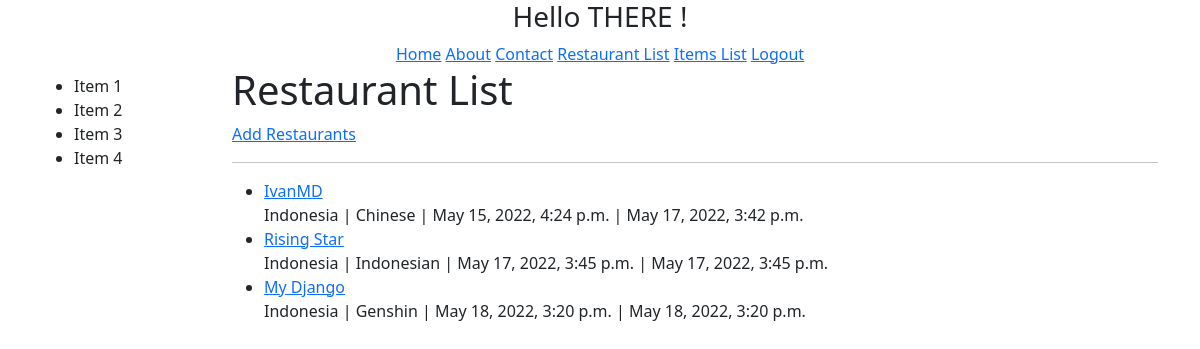
The page /restaurants/ (signed in) on the database its author committed.
### restaurants/models.py (models this page shows, shortened)
class RestaurantLocation(models.Model):
    owner = models.ForeignKey(User, on_delete=models.CASCADE, default=1)
    name = models.CharField(max_length=100)
    location = models.CharField(max_length=200, null=True, blank=True)
    category = models.CharField(max_length=200, null=True, blank=True, validators = [validate_category])
    timestamp = models.DateTimeField(auto_now_add=True)
    updated = models.DateTimeField(auto_now=True)
    my_date_field = models.DateField(auto_now=True)
    slug = models.SlugField(null=True, blank=True)
    objects = RestaurantLocationManager() # add Model.objects.all()
    def get_absolute_url(self):
        return reverse('restaurants:detail', kwargs={'slug': self.slug})

### restaurants/views.py (the view)
# urls.py: path('', RestaurantListView.as_view(), name='list'),
class RestaurantListView(LoginRequiredMixin, ListView):
    def get_queryset(self):
        print(self.kwargs)
        category = self.kwargs.get('category')
        if category:
            queryset =  RestaurantLocation.objects.filter(
                Q(category__iexact=category) |
                Q(category__icontains=category)
                )
        else :
            queryset = RestaurantLocation.objects.all()
        return queryset

### restaurants/models.py (called while the page is built)
    def get_queryset(self):
        return RestaurantLocationQuerySet(self.model, using=self._db)

### restaurants/templates/restaurants/restaurantlocation_list.html (shortened to what this page needs)
{% extends "base.html" %}
{% block content %}
    <h1>Restaurant List</h1>
    <a href="{% url 'restaurants:create' %}">Add Restaurants</a><br><hr>
    <ul>
        {% for obj in object_list %}
            <li>
                <a href="{{ obj.get_absolute_url }}" class="href">{{ obj.name }}</a>
                <br>{{ obj.location }} | {{ obj.category }} | {{ obj.timestamp }} | {{ obj.updated }}
            </li>
        {% endfor %}
    </ul>
{% endblock content %}

### rows shown on the page
RestaurantLocation: name "IvanMD", location "Indonesia", category "Chinese", timestamp "May 15, 2022, 4:24 p.m.", updated "May 17, 2022, 3:42 p.m."
RestaurantLocation: name "Rising Star", location "Indonesia", category "Indonesian", timestamp "May 17, 2022, 3:45 p.m.", updated "May 17, 2022, 3:45 p.m."
RestaurantLocation: name "My Django", location "Indonesia", category "Genshin", timestamp "May 18, 2022, 3:20 p.m.", updated "May 18, 2022, 3:20 p.m."
